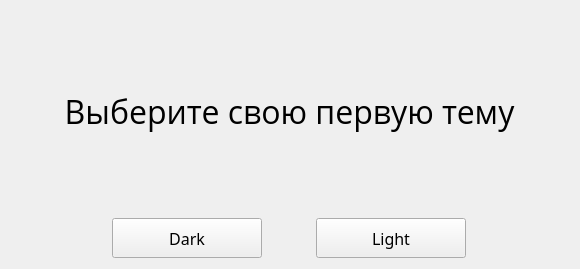
<?xml version="1.0" encoding="UTF-8"?>
<ui version="4.0">
 <class>Form</class>
 <widget class="QWidget" name="Form">
  <property name="geometry">
   <rect>
    <x>0</x>
    <y>0</y>
    <width>580</width>
    <height>269</height>
   </rect>
  </property>
  <property name="windowTitle">
   <string>Form</string>
  </property>
  <layout class="QGridLayout" name="gridLayout">
   <item row="0" column="0">
    <widget class="QLabel" name="label">
     <property name="font">
      <font>
       <family>Open Sans</family>
       <pointsize>24</pointsize>
      </font>
     </property>
     <property name="text">
      <string>Выберите свою первую тему</string>
     </property>
     <property name="alignment">
      <set>Qt::AlignCenter</set>
     </property>
    </widget>
   </item>
   <item row="1" column="0">
    <layout class="QHBoxLayout" name="horizontalLayout">
     <item>
      <widget class="QPushButton" name="buttonDark">
       <property name="minimumSize">
        <size>
         <width>150</width>
         <height>40</height>
        </size>
       </property>
       <property name="maximumSize">
        <size>
         <width>150</width>
         <height>40</height>
        </size>
       </property>
       <property name="font">
        <font>
         <family>Century Gothic</family>
         <pointsize>12</pointsize>
        </font>
       </property>
       <property name="text">
        <string>Dark</string>
       </property>
      </widget>
     </item>
     <item>
      <widget class="QPushButton" name="buttonLight">
       <property name="minimumSize">
        <size>
         <width>150</width>
         <height>40</height>
        </size>
       </property>
       <property name="maximumSize">
        <size>
         <width>150</width>
         <height>40</height>
        </size>
       </property>
       <property name="font">
        <font>
         <family>Century Gothic</family>
         <pointsize>12</pointsize>
        </font>
       </property>
       <property name="text">
        <string>Light</string>
       </property>
      </widget>
     </item>
    </layout>
   </item>
  </layout>
 </widget>
 <resources/>
 <connections/>
</ui>
